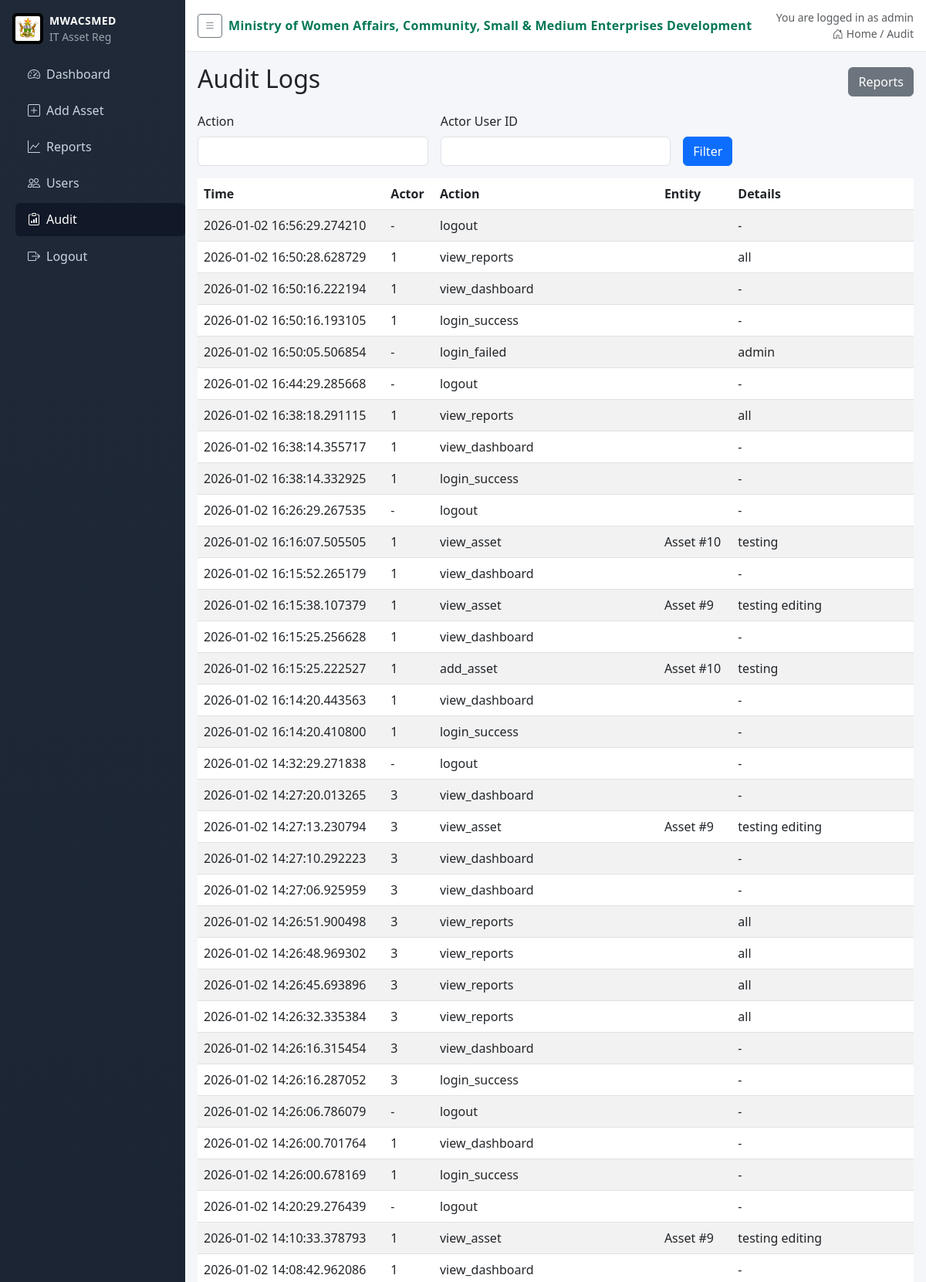
The app's page /audit (signed in, upper part) with its own data.
### app.py (models this page shows)
class User(db.Model):
    id = db.Column(db.Integer, primary_key=True)
    username = db.Column(db.String(80), unique=True, nullable=False)
    password_hash = db.Column(db.String(200), nullable=False)
    role = db.Column(db.String(20), nullable=False)
    province = db.Column(db.String(100), nullable=True)  # 'Head Office' or specific province
    district = db.Column(db.String(100), nullable=True)
    active = db.Column(db.Boolean, default=True, nullable=False)
    email = db.Column(db.String(120), nullable=True)

class AuditLog(db.Model):
    id = db.Column(db.Integer, primary_key=True)
    timestamp = db.Column(db.DateTime, default=datetime.utcnow, nullable=False)
    actor_user_id = db.Column(db.Integer, nullable=True)
    action = db.Column(db.String(100), nullable=False)
    entity_type = db.Column(db.String(50), nullable=True)
    entity_id = db.Column(db.Integer, nullable=True)
    details = db.Column(db.Text, nullable=True)

### app.py (the view)
@app.route('/audit')
@login_required
def audit():
    if not is_it():
        flash('Access denied', 'danger')
        return redirect(url_for('index'))
    action = request.args.get('action') or ''
    actor = request.args.get('actor') or ''
    q = AuditLog.query.order_by(AuditLog.timestamp.desc())
    if action:
        q = q.filter(AuditLog.action == action)
    if actor:
        try:
            actor_id = int(actor)
            q = q.filter(AuditLog.actor_user_id == actor_id)
        except Exception:
            pass
    logs = q.all()
    return render_template('audit.html', logs=logs)

### app.py (called while the page is built)
def login_required(f):
    @wraps(f)
    def wrapper(*args, **kwargs):
        if not session.get('user_id'):
            return redirect(url_for('login'))
        return f(*args, **kwargs)
    return wrapper

def current_user():
    uid = session.get('user_id')
    if not uid:
        return None
    return User.query.get(uid)

def is_it():
    u = current_user()
    return bool(u and u.role == 'IT')

@app.context_processor
def inject_user():
    return {
        'current_user': current_user(),
        'current_role': (current_user().role if current_user() else None),
        'ministry_name': app.config.get('MINISTRY_NAME'),
        'logo_url': app.config.get('LOGO_STATIC_PATH')
    }

### templates/audit.html
{% extends 'base.html' %}
{% block content %}
<div class="d-flex justify-content-between align-items-center mb-3">
  <h2>Audit Logs</h2>
  <a href="{{ url_for('reports') }}" class="btn btn-secondary">Reports</a>
</div>
<form method="GET" action="{{ url_for('audit') }}" class="row g-3 mb-3">
  <div class="col-md-4">
    <label class="form-label">Action</label>
    <input type="text" class="form-control" name="action" value="{{ request.args.get('action','') }}">
  </div>
  <div class="col-md-4">
    <label class="form-label">Actor User ID</label>
    <input type="text" class="form-control" name="actor" value="{{ request.args.get('actor','') }}">
  </div>
  <div class="col-md-4 d-flex align-items-end">
    <button type="submit" class="btn btn-primary">Filter</button>
  </div>
  </form>
<div class="table-responsive">
  <table class="table table-striped table-hover">
    <thead>
      <tr>
        <th>Time</th>
        <th>Actor</th>
        <th>Action</th>
        <th>Entity</th>
        <th>Details</th>
      </tr>
    </thead>
    <tbody>
      {% for l in logs %}
      <tr>
        <td>{{ l.timestamp }}</td>
        <td>{{ l.actor_user_id or '-' }}</td>
        <td>{{ l.action }}</td>
        <td>{% if l.entity_type %}{{ l.entity_type }}{% endif %} {% if l.entity_id %}#{{ l.entity_id }}{% endif %}</td>
        <td>{{ l.details or '-' }}</td>
      </tr>
      {% else %}
      <tr><td colspan="5" class="text-center">No logs</td></tr>
      {% endfor %}
    </tbody>
  </table>
</div>
{% endblock %}

### templates/base.html (shortened to what this page needs)
<!doctype html>
<html lang="en">
  <head>
    <link href="https://cdn.jsdelivr.net/npm/bootstrap@5.3.0/dist/css/bootstrap.min.css" rel="stylesheet">
    <link rel="stylesheet" href="https://cdn.jsdelivr.net/npm/bootstrap-icons@1.11.1/font/bootstrap-icons.css">
  </head>
  <body>
    <aside class="sidebar">
      <div class="brand d-flex align-items-center gap-2">
        {% if logo_url %}
        <img class="brand-logo" src="{{ logo_url }}" alt="" onerror="this.remove()">
        {% endif %}
        <div>
          <div class="brand-title">MWACSMED</div>
          <div class="brand-sub small">IT Asset Reg</div>
        </div>
      </div>
      <nav class="nav flex-column">
        <a class="nav-link {% if request.endpoint=='index' %}active{% endif %}" href="{{ url_for('index') }}"><i class="bi bi-speedometer2 me-2"></i>Dashboard</a>
        <a class="nav-link {% if request.endpoint=='add_asset' %}active{% endif %}" href="{{ url_for('add_asset') }}"><i class="bi bi-plus-square me-2"></i>Add Asset</a>
        <a class="nav-link {% if request.endpoint=='reports' %}active{% endif %}" href="{{ url_for('reports') }}"><i class="bi bi-graph-up me-2"></i>Reports</a>
        {% if current_role == 'IT' %}
        <a class="nav-link {% if request.endpoint=='users' %}active{% endif %}" href="{{ url_for('users') }}"><i class="bi bi-people me-2"></i>Users</a>
        <a class="nav-link {% if request.endpoint=='audit' %}active{% endif %}" href="{{ url_for('audit') }}"><i class="bi bi-clipboard-data me-2"></i>Audit</a>
        {% endif %}
        {% if current_user %}
        <a class="nav-link" href="{{ url_for('logout') }}"><i class="bi bi-box-arrow-right me-2"></i>Logout</a>
        {% else %}
        <a class="nav-link {% if request.endpoint=='login' %}active{% endif %}" href="{{ url_for('login') }}"><i class="bi bi-box-arrow-in-right me-2"></i>Login</a>
        {% endif %}
      </nav>
    </aside>
    <div class="main">
      <div class="topbar d-flex justify-content-between align-items-center">
        <div class="d-flex align-items-center gap-2">
          <button class="btn btn-outline-secondary btn-sm" id="sidebarToggle"><i class="bi bi-list"></i></button>
          <div class="ministry">{{ ministry_name }}</div>
        </div>
        <div class="text-muted small text-end">
          {% if current_user %}
          <div>You are logged in as {{ current_user.username }}</div>
          {% endif %}
          <div><i class="bi bi-house-door me-1"></i>Home / {{ request.endpoint|capitalize }}</div>
        </div>
      </div>
      <div class="content">
      {% block content %}{% endblock %}
      </div>
    </div>
  </body>
</html>

### templates/base.html (style rules this page uses)
body { background: #f4f6f9; }
.sidebar { position: fixed; top: 0; left: 0; bottom: 0; width: 240px; background: linear-gradient(180deg,#1f2937 0%, #0b1321 100%); color: #cbd5e1; padding-top: 1rem; }
.sidebar .brand { color: #fff; padding: 0 1rem; margin-bottom: 1rem; }
.brand-logo { height: 40px; width: 40px; object-fit: contain; display: inline-block; background: #000; border-radius: 6px; padding: 4px; }
.brand-title { font-weight: 700; font-size: 14px; letter-spacing: .4px; }
.brand-sub { color: #9ca3af; }
.sidebar .nav-link { color: #cbd5e1; padding: .6rem 1rem; border-radius: .375rem; display: block; }
.sidebar .nav-link.active, .sidebar .nav-link:hover { background: #111827; color: #fff; }
.sidebar nav { padding-left: 1.25rem; margin-top: .5rem; }
.sidebar .nav-link { margin-bottom: .25rem; }
.main { margin-left: 240px; transition: margin-left .2s ease; }
.topbar { background: #ffffff; border-bottom: 1px solid #e5e7eb; padding: .75rem 1rem; }
.ministry { font-weight: 700; color: #047857; letter-spacing: .3px; }
.content { padding: 1rem; }

### records on screen
User: username "admin"
AuditLog: timestamp "2026-01-02 16:56:29.274210", actor_user_id "-", action "logout", details "-"
AuditLog: timestamp "2026-01-02 16:50:28.628729", actor_user "1", action "view_reports", details "all"
AuditLog: timestamp "2026-01-02 16:50:16.222194", actor_user "1", action "view_dashboard", details "-"
AuditLog: timestamp "2026-01-02 16:50:16.193105", actor_user "1", action "login_success", details "-"
AuditLog: timestamp "2026-01-02 16:50:05.506854", actor_user_id "-", action "login_failed", details "admin"
AuditLog: timestamp "2026-01-02 16:44:29.285668", actor_user_id "-", action "logout", details "-"
AuditLog: timestamp "2026-01-02 16:38:18.291115", actor_user "1", action "view_reports", details "all"
AuditLog: timestamp "2026-01-02 16:38:14.355717", actor_user "1", action "view_dashboard", details "-"
AuditLog: timestamp "2026-01-02 16:38:14.332925", actor_user "1", action "login_success", details "-"
AuditLog: timestamp "2026-01-02 16:26:29.267535", actor_user_id "-", action "logout", details "-"
AuditLog: timestamp "2026-01-02 16:16:07.505505", actor_user "1", action "view_asset", entity_type "Asset", entity_id "10", details "testing"
AuditLog: timestamp "2026-01-02 16:15:52.265179", actor_user "1", action "view_dashboard", details "-"
AuditLog: timestamp "2026-01-02 16:15:38.107379", actor_user "1", action "view_asset", entity_type "Asset", entity_id "9", details "testing editing"
AuditLog: timestamp "2026-01-02 16:15:25.256628", actor_user "1", action "view_dashboard", details "-"
AuditLog: timestamp "2026-01-02 16:15:25.222527", actor_user "1", action "add_asset", entity_type "Asset", entity_id "10", details "testing"
AuditLog: timestamp "2026-01-02 16:14:20.443563", actor_user "1", action "view_dashboard", details "-"
AuditLog: timestamp "2026-01-02 16:14:20.410800", actor_user "1", action "login_success", details "-"
AuditLog: timestamp "2026-01-02 14:32:29.271838", actor_user_id "-", action "logout", details "-"
AuditLog: timestamp "2026-01-02 14:27:20.013265", actor_user "3", action "view_dashboard", details "-"
AuditLog: timestamp "2026-01-02 14:27:13.230794", actor_user "3", action "view_asset", entity_type "Asset", entity_id "9", details "testing editing"
AuditLog: timestamp "2026-01-02 14:27:10.292223", actor_user "3", action "view_dashboard", details "-"
AuditLog: timestamp "2026-01-02 14:27:06.925959", actor_user "3", action "view_dashboard", details "-"
AuditLog: timestamp "2026-01-02 14:26:51.900498", actor_user "3", action "view_reports", details "all"
AuditLog: timestamp "2026-01-02 14:26:48.969302", actor_user "3", action "view_reports", details "all"
AuditLog: timestamp "2026-01-02 14:26:45.693896", actor_user "3", action "view_reports", details "all"
AuditLog: timestamp "2026-01-02 14:26:32.335384", actor_user "3", action "view_reports", details "all"
AuditLog: timestamp "2026-01-02 14:26:16.315454", actor_user "3", action "view_dashboard", details "-"
AuditLog: timestamp "2026-01-02 14:26:16.287052", actor_user "3", action "login_success", details "-"
AuditLog: timestamp "2026-01-02 14:26:06.786079", actor_user_id "-", action "logout", details "-"
AuditLog: timestamp "2026-01-02 14:26:00.701764", actor_user "1", action "view_dashboard", details "-"
AuditLog: timestamp "2026-01-02 14:26:00.678169", actor_user "1", action "login_success", details "-"
AuditLog: timestamp "2026-01-02 14:20:29.276439", actor_user_id "-", action "logout", details "-"
AuditLog: timestamp "2026-01-02 14:10:33.378793", actor_user "1", action "view_asset", entity_type "Asset", entity_id "9", details "testing editing"
AuditLog: timestamp "2026-01-02 14:08:42.962086", actor_user "1", action "view_dashboard", details "-"

### other values on screen
{{ ministry_name }} "Ministry of Women Affairs, Community, Small & Medium Enterprises Development"
{{ request.endpoint|capitalize }} "Audit"
